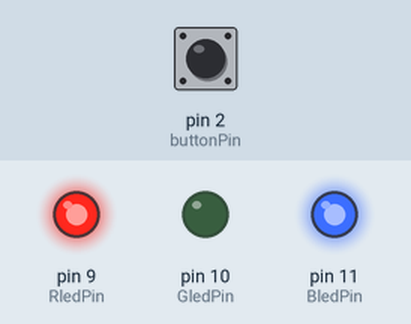
The sketch below on a simulated Arduino Uno, built with avr-gcc and run on an emulated ATmega328P. Parts: output pins drawn as LEDs (lit = HIGH). Inputs (shaded band) come from the test bench; at power-on: pin 2 (buttonPin) LOW.

Above: at 1.2 s.
1.3 s: pin 2 (buttonPin) pulled HIGH for 0.15 s
At 2.4 s:
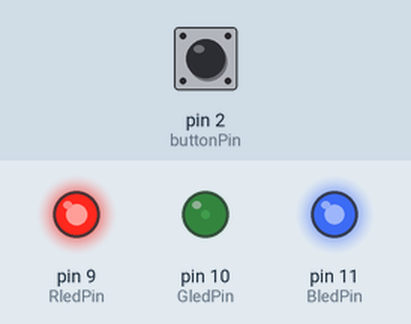
4.4 s: pin 2 (buttonPin) pulled HIGH for 1 s
At 4.8 s:
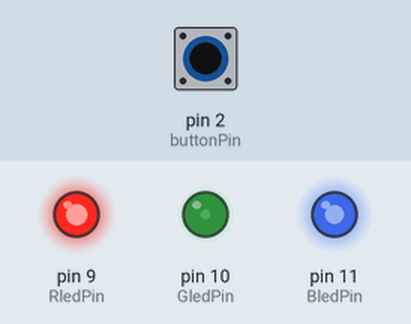
8.4 s: pin 2 (buttonPin) pulled HIGH for 0.15 s
At 9.0 s:
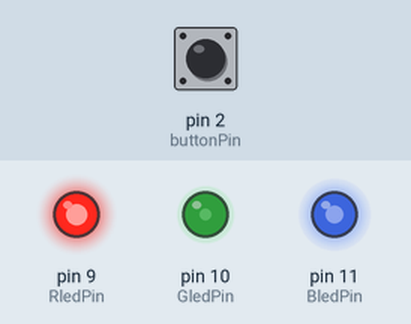
11.5 s: pin 2 (buttonPin) pulsed HIGH 2 times (0.12 s each, 0.3 s apart)
At 12.8 s:
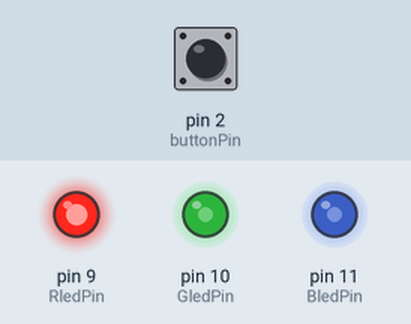
13.6 s: pin 2 (buttonPin) pulled HIGH for 3.2 s
19.8 s: pin 2 (buttonPin) pulsed HIGH 5 times (0.12 s each, 0.3 s apart)
Timing chart, 0 to 36.5 s (numbered marks = the images above; inputs shaded):
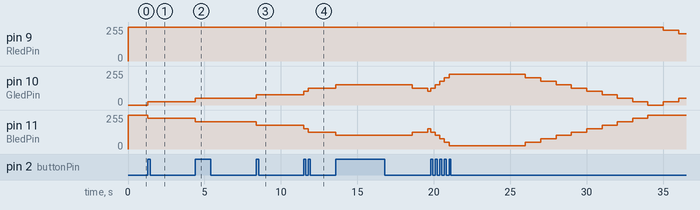

The sketch:

1028.ino
```cpp
const int buttonPin = 2;
const int RledPin = 9;
const int GledPin = 10;
const int BledPin = 11;

int mood = 0;
const int neutralMood = 10;
int buttonState = 0;
bool ButtonPressed = false;
unsigned long touchedTimer = 0;
unsigned long reducedTimer = 0;
const long unTouchInterval = 5000;
const long reducedInterval = 1000;

void setup() {
  // put your setup code here, to run once:
  pinMode(buttonPin,INPUT);
  pinMode(RledPin,OUTPUT);
  pinMode(GledPin,OUTPUT);
  pinMode(BledPin,OUTPUT);

  mood = neutralMood;
}

void loop() {
  // put your main code here, to run repeatedly:
  showLEDState(mood);

  buttonState = digitalRead(buttonPin);

  if(buttonState == HIGH && !ButtonPressed){
    mood = mood+1;
    if(mood>20)mood = 20;
    touchedTimer = millis();
    ButtonPressed = true;
  }
  if(buttonState == LOW && ButtonPressed){
    ButtonPressed = false;
  }

  unsigned long currentTimer = millis();
  if(currentTimer - touchedTimer > unTouchInterval){
    if(currentTimer - reducedTimer > reducedInterval){
      mood = mood - 1;
      if(mood<0)mood = 0;
      reducedTimer = currentTimer;
    }
  }
}

void showLEDState(int state){
  float brightnessInterval = 255/10.0;
  if(state >= neutralMood){
    analogWrite(RledPin,255);
    analogWrite(GledPin,brightnessInterval * (state - neutralMood));
    analogWrite(BledPin,255-brightnessInterval * (state - neutralMood));
  }
  else{
    analogWrite(RledPin,255-brightnessInterval * (neutralMood - state));
    analogWrite(GledPin,brightnessInterval * (neutralMood - state));
    analogWrite(BledPin,255);
  }

}
```

Measured:
- after the input at 1.3 s, pin 10 (GledPin): 0/255 → 25/255 at once; pin 11 (BledPin): 255/255 → 229/255 at once
- after the input at 4.4 s, pin 9 (RledPin): stays 255/255 (without the input it goes to 229/255 after 2.9 s); pin 11 (BledPin): 229/255 → 204/255 at once
- after the input at 8.4 s, pin 9 (RledPin): stays 255/255 (without the input it goes to 229/255 after 3.0 s)
- after the input at 11.5 s, pin 10 (GledPin): 76/255 → 102/255 at once, → 127/255 0.30 s later; pin 11 (BledPin): 178/255 → 153/255 at once, → 127/255 0.30 s later
